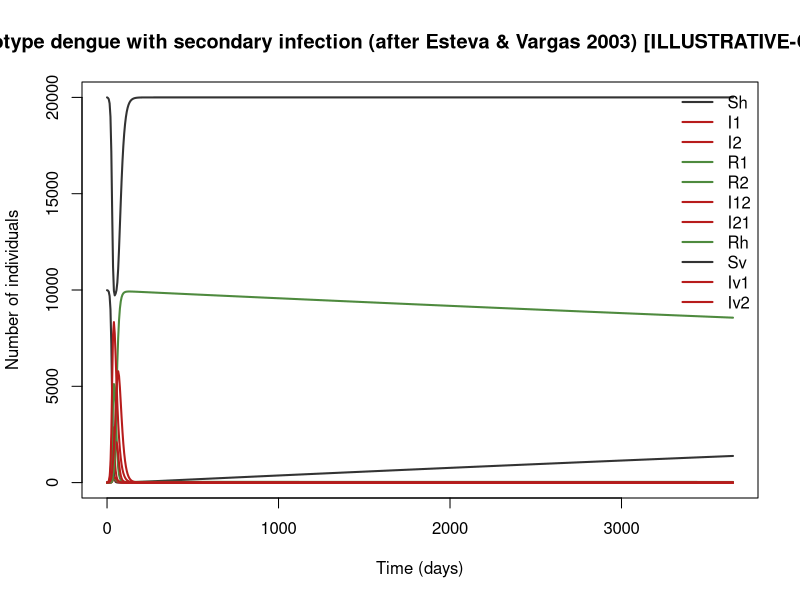

Write R code to recreate this figure.
## Two-serotype dengue with secondary infection (after Esteva & Vargas 2003) [ILLUSTRATIVE-COMPOSITE]
## Dengue (DENV, two co-circulating serotypes), tropical urban settings.
## Parameter values: 0 of 8 checked against the source; the rest are recalled or illustrative.
## Reference: Esteva L, Vargas C (2003). Coexistence of different serotypes of dengue virus. J Math Biol 46:31–47
## Source: https://doi.org/10.1007/s00285-002-0168-4
##
## Generated from a compartmental model diagram (model format v1).
## Regenerating from the same diagram always gives this exact file.
##
## Compartments: Sh, I1, I2, R1, R2, I12, I21, Rh, Sv, Iv1, Iv2
## Flows (time unit: days):
##   (outside) -> Sh   : mu_h * Nh
##   Sh -> I1          : lam1 * Sh
##   Sh -> I2          : lam2 * Sh
##   I1 -> R1          : gam_h * I1
##   I2 -> R2          : gam_h * I2
##   R1 -> I12         : x_sec * lam2 * R1
##   R2 -> I21         : x_sec * lam1 * R2
##   I12 -> Rh         : gam_h * I12
##   I21 -> Rh         : gam_h * I21
##   Sh -> (outside)   : mu_h * Sh
##   I1 -> (outside)   : mu_h * I1
##   I2 -> (outside)   : mu_h * I2
##   R1 -> (outside)   : mu_h * R1
##   R2 -> (outside)   : mu_h * R2
##   I12 -> (outside)  : mu_h * I12
##   I21 -> (outside)  : mu_h * I21
##   Rh -> (outside)   : mu_h * Rh
##   (outside) -> Sv   : A_v
##   Sv -> Iv1         : lamv1 * Sv
##   Sv -> Iv2         : lamv2 * Sv
##   Sv -> (outside)   : mu_v * Sv
##   Iv1 -> (outside)  : mu_v * Iv1
##   Iv2 -> (outside)  : mu_v * Iv2

library(deSolve)

# ---- Time ------------------------------------------------------------
times <- seq(0, 3650, by = 5)  # days

# ---- Parameters ------------------------------------------------------
parameters <- c(
  a_bite = 0.5,    # biting rate (1/day)
  p_vh = 0.5,      # mosquito → human per-bite transmission probability
  p_hv = 0.5,      # human → mosquito per-bite transmission probability
  gam_h = 0.1429,  # recovery rate (7-day viraemia) (1/day)
  mu_h = 4.2e-5,   # human birth/death rate (65-year life) (1/day)
  mu_v = 0.0714,   # mosquito death rate (14-day life) (1/day)
  A_v = 1428,      # mosquito recruitment, = mu_v × 20000 (mosquitoes/day)
  x_sec = 1.0      # susceptibility of R1/R2 to the heterologous serotype relative to Sh. Esteva & Vargas's enhancement factor; values >1 model ADE.
)

# ---- Initial conditions ----------------------------------------------
state <- c(
  Sh = 9989,   # susceptible to both serotypes
  I1 = 10,     # primary infection with serotype 1
  I2 = 1,      # primary infection with serotype 2
  R1 = 0,      # recovered from serotype 1, susceptible to serotype 2
  R2 = 0,      # recovered from serotype 2, susceptible to serotype 1
  I12 = 0,     # secondary infection with serotype 2 after serotype 1
  I21 = 0,     # secondary infection with serotype 1 after serotype 2
  Rh = 0,      # immune to both
  Sv = 20000,  # susceptible mosquitoes
  Iv1 = 0,     # mosquitoes infectious with serotype 1
  Iv2 = 0      # mosquitoes infectious with serotype 2
)

# ---- Model equations -------------------------------------------------
dengue_two_serotype_model <- function(t, state, parameters) {
  with(as.list(c(state, parameters)), {
    # Total population
    N <- Sh + I1 + I2 + R1 + R2 + I12 + I21 + Rh

    # Derived quantities
    Nh <- Sh + I1 + I2 + R1 + R2 + I12 + I21 + Rh
    Nv <- Sv + Iv1 + Iv2
    lam1 <- a_bite * p_vh * Iv1 / Nh          # human force of infection, serotype 1
    lam2 <- a_bite * p_vh * Iv2 / Nh          # human force of infection, serotype 2
    lamv1 <- a_bite * p_hv * (I1 + I21) / Nh  # mosquito force of infection, serotype 1
    lamv2 <- a_bite * p_hv * (I2 + I12) / Nh  # mosquito force of infection, serotype 2

    # Rates of change
    dSh <- mu_h * Nh - lam1 * Sh - lam2 * Sh - mu_h * Sh
    dI1 <- lam1 * Sh - gam_h * I1 - mu_h * I1
    dI2 <- lam2 * Sh - gam_h * I2 - mu_h * I2
    dR1 <- gam_h * I1 - x_sec * lam2 * R1 - mu_h * R1
    dR2 <- gam_h * I2 - x_sec * lam1 * R2 - mu_h * R2
    dI12 <- x_sec * lam2 * R1 - gam_h * I12 - mu_h * I12
    dI21 <- x_sec * lam1 * R2 - gam_h * I21 - mu_h * I21
    dRh <- gam_h * I12 + gam_h * I21 - mu_h * Rh
    dSv <- A_v - lamv1 * Sv - lamv2 * Sv - mu_v * Sv
    dIv1 <- lamv1 * Sv - mu_v * Iv1
    dIv2 <- lamv2 * Sv - mu_v * Iv2

    list(c(dSh, dI1, dI2, dR1, dR2, dI12, dI21, dRh, dSv, dIv1, dIv2))
  })
}

# ---- Solve -----------------------------------------------------------
out <- ode(y = state, times = times, func = dengue_two_serotype_model, parms = parameters)
out <- as.data.frame(out)

# ---- Plot ------------------------------------------------------------
compartment_cols <- c(Sh = "#333333", I1 = "#B71C1C", I2 = "#B71C1C", R1 = "#4E8A3E", R2 = "#4E8A3E", I12 = "#B71C1C", I21 = "#B71C1C", Rh = "#4E8A3E", Sv = "#333333", Iv1 = "#B71C1C", Iv2 = "#B71C1C")
matplot(out$time, out[, names(compartment_cols)], type = "l", lty = 1, lwd = 2,
        col = compartment_cols, xlab = "Time (days)", ylab = "Number of individuals",
        main = "Two-serotype dengue with secondary infection (after Esteva & Vargas 2003) [ILLUSTRATIVE-COMPOSITE]")
legend("topright", legend = names(compartment_cols), col = compartment_cols,
       lty = 1, lwd = 2, bty = "n")
